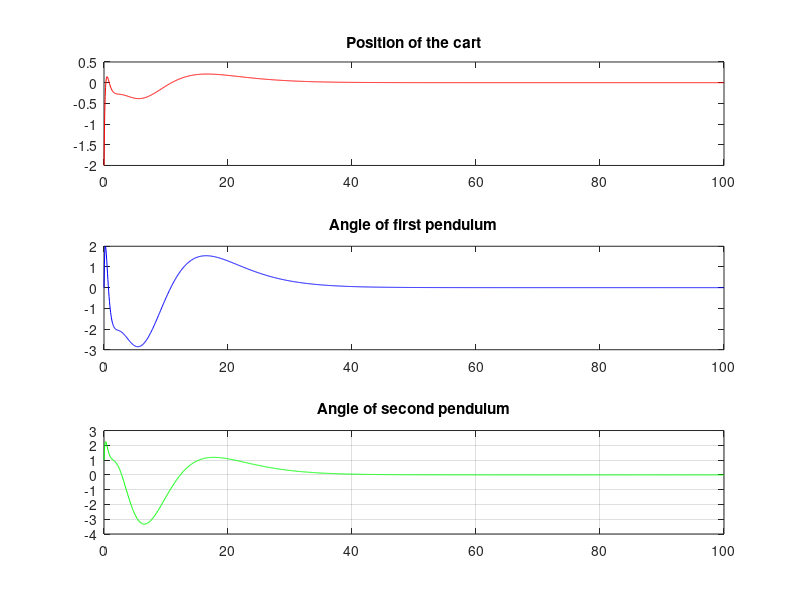
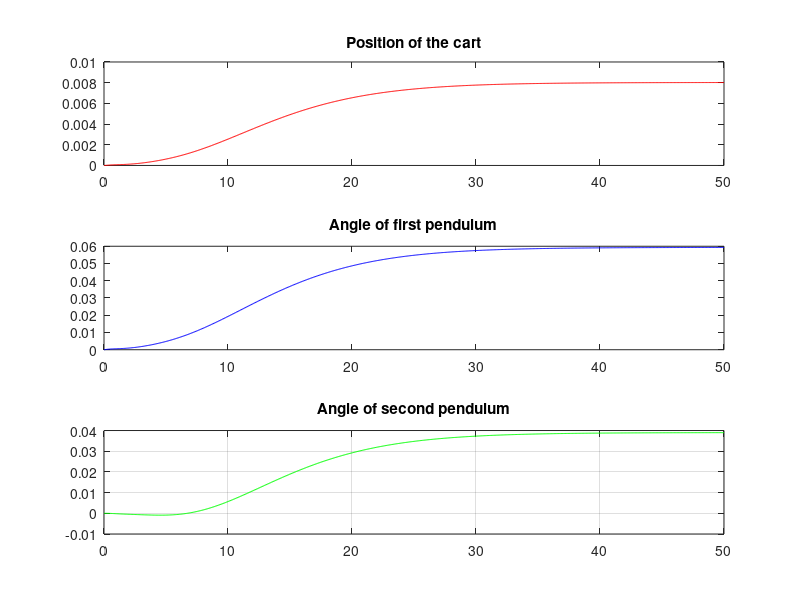

The MATLAB source for these figures, in order:
%Given Parameters
M=1000;
m1=100;
m2=100;
l1=20;
l2=10;
g=9.81;
%initialization
A = [0 1 0 0 0 0 ;
    0 0 ((-m1*g)/M) 0 (-m2*g)/M 0;
    0 0 0 1 0 0;
    0 0 ((-g*(m1+M))/(M*l1)) 0 (-g*(m2)/(M*l1)) 0;
    0 0 0 0 0 1;
    0 0 (-g*(m1))/(M*l2) 0 (-g*(m2+M)/(M*l2)) 0];
B = [0; 1/M; 0 ; 1/(M*l1); 0 ; 1/(M*l2)];
C = eye(6);
D = zeros(6,1);
C1 = C(1,:);
poles = [-5;-0.3;-0.4;-1;-0.5;-0.2]; %Setting the eigenvalues for stability
L = place(A',C1',poles).';
Al = (A-L*C1);
Bl = B;
Cl = C;
Dl = D;
sys = ss(Al,Bl,Cl,Dl);
X0 = [-2;0;1;0;1;0];
%For initial condition
[y,T,x] = initial(sys,X0,100);
figure('Name','State Estimator for X -Linear initial')
subplot(3,1,1);
plot(T,y(:,1),'r')
title('Position of the cart')
subplot(3,1,2);
plot(T,y(:,2),'b')
title('Angle of first pendulum')
subplot(3,1,3);
plot(T,y(:,3),'g')
title('Angle of second pendulum')
grid
%For step response
[x,T] = step(sys,50);
figure('Name','State Estimator for x linear step')
subplot(3,1,1);
plot(T,x(:,1),'r')
title('Position of the cart')
subplot(3,1,2);
plot(T,x(:,2),'b')
title('Angle of first pendulum')
subplot(3,1,3);
plot(T,x(:,3),'g')
title('Angle of second pendulum')
grid

